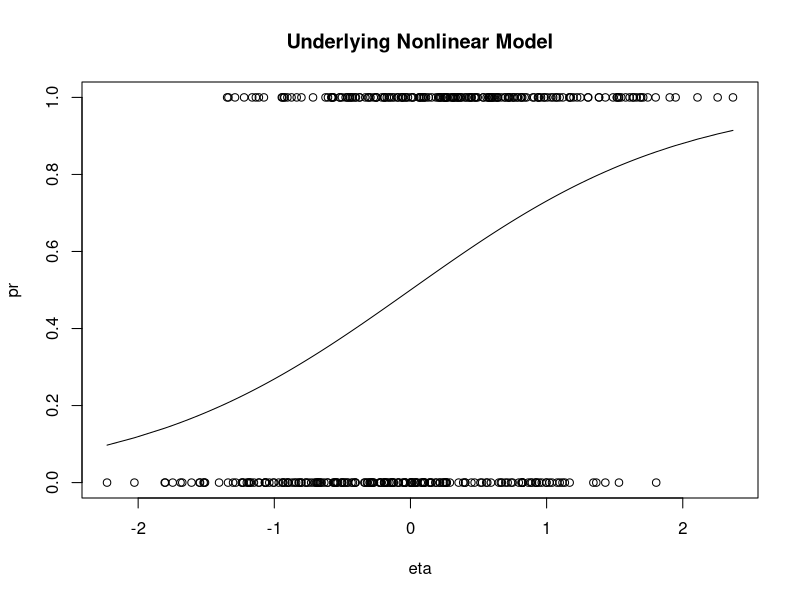
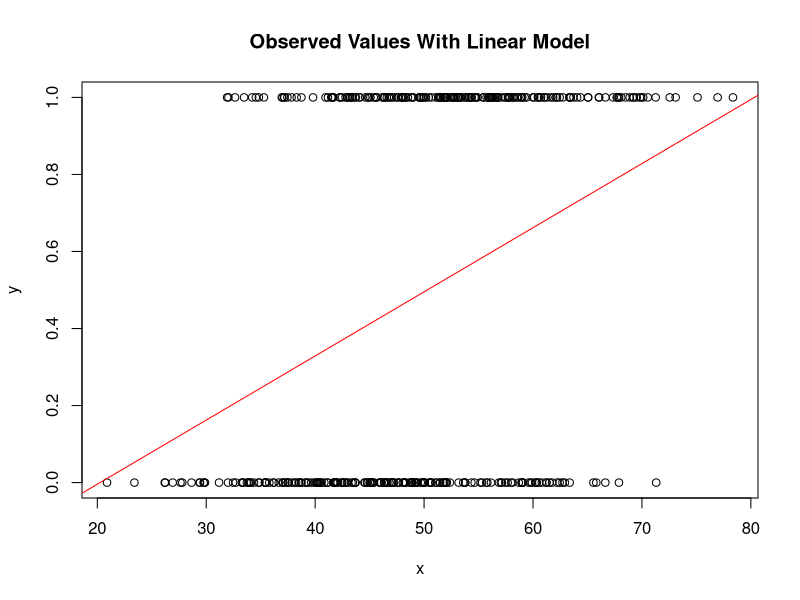
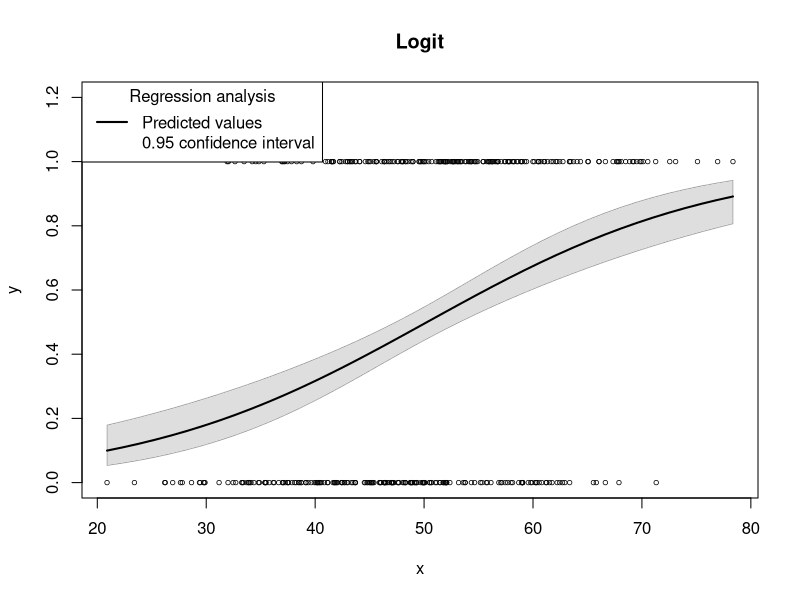
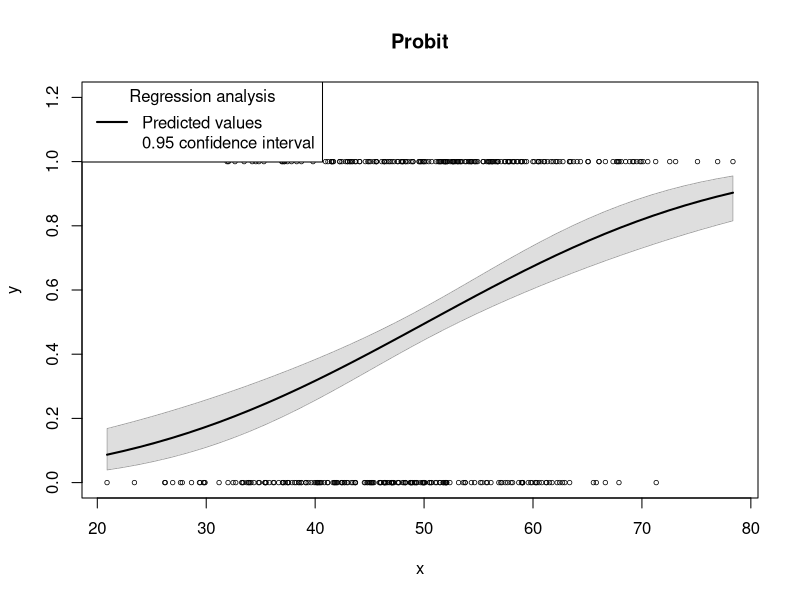
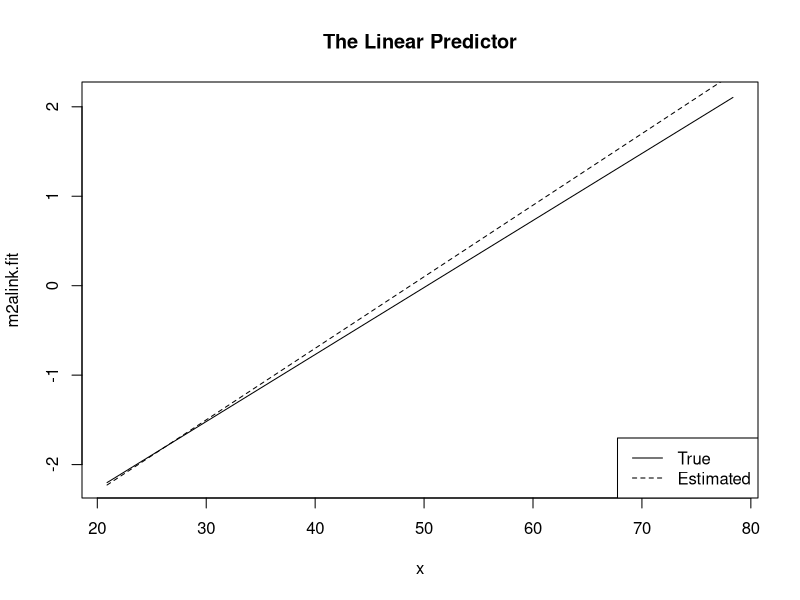
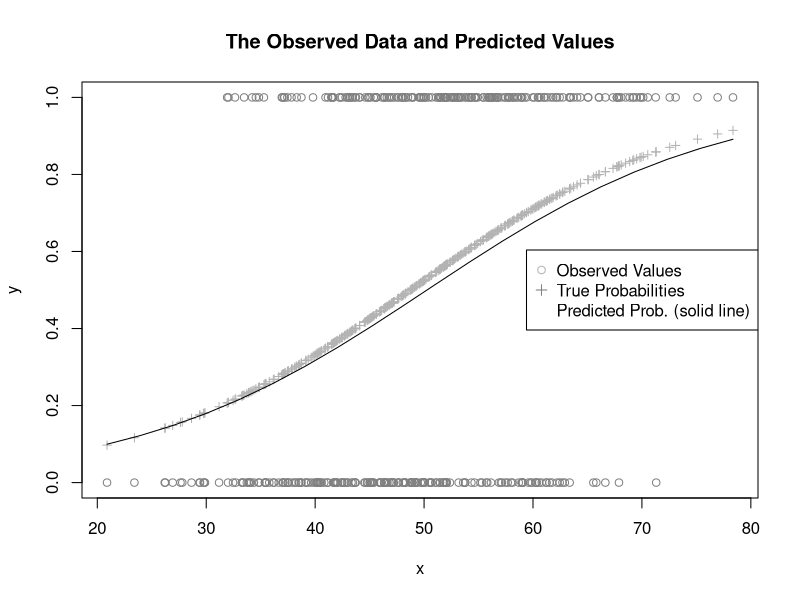
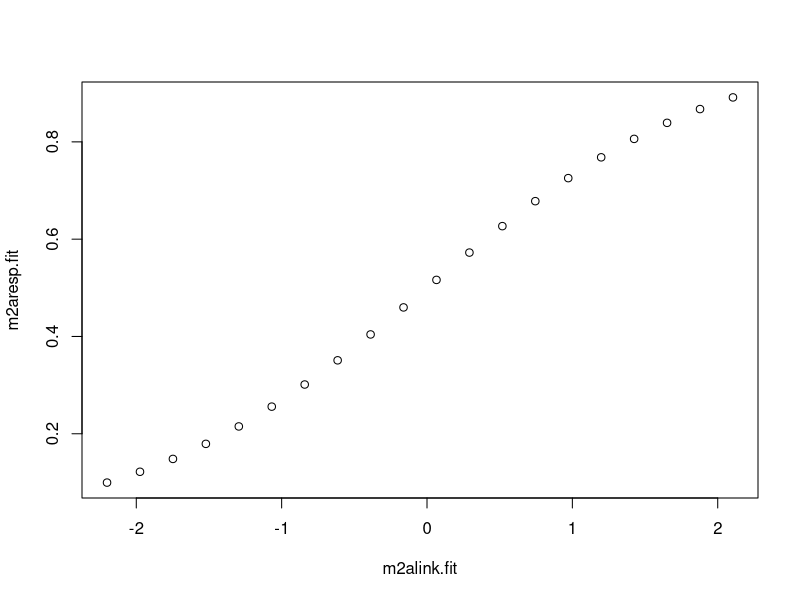

The R script that drew these images, in order:
## Paul Johnson
## 2014-05-02
## Understanding predicted values and creating confidence
## interval for logistic regressions via glm.

## Ever notice that predict for lm has argument "interval"
## but predict for glm does not?

## For a long time, I wondered about what to do about that.  How get
## confidence intervals on predicted values from glm regressions? The
## predict.glm method has no argument interval="conf" or such.  I've
## been checking into that. Apparently, there are many competing
## methods for creating confidence intervals on predicted values. Some
## programs simply ignore the controversy, asserting that one
## particular method ought to be used. Others provide a laundry list
## of methods. Others, avoid it.  I'll make a list, add to the
## end of this code. Will do later.

## Step one is to understand what predict.lm does, then see
## what we can do about predict.glm.

## make up some data suitable for logistic regression.

B0 = -3.9
B1 = 0.08

x <- sort(rnorm(400, m = 50, sd = 10))
eta <- B0 + B1 * x
pr <- 1/(1 + exp(-eta))
y <- rbinom(400, p = pr, size = 1)

dat <- data.frame(x = x, y = y, eta = eta)
rm(x, y, eta) ## clean up!
plot(pr ~ eta, data = dat,  main = "Underlying Nonlinear Model", type = "l", ylim = c(0,1))
points(y ~ eta, data = dat)

m1 <- lm(y ~ x, data = dat)
plot(y ~ x, data = dat, main = "Observed Values With Linear Model")
abline(m1, col = "red")

library(rockchalk)


nd <- newdata(m1, predVals = list(x = plotSeq(dat$x, 20)))
nd[ , c("m1.fit", "m1.lwr", "m1.upr")] <- predict(m1, newdata = nd, type = "response", interval = "conf")


m2a <- glm(y ~ x, data = dat, family = binomial(link = "logit"))
plotCurves(m2a, plotx = "x", interval = "confidence", main = "Logit")

m2b <- glm(y ~ x, data = dat, family = binomial(link = "probit"))
plotCurves(m2b, plotx = "x", interval = "confidence", main = "Probit")

outreg(list("OLS" = m1, "Logit" = m2a, "Probit" = m2b), type = "html", showAIC = TRUE)

m2alink <- predict(m2a, newdata = nd, type = "link", se.fit = TRUE)
m2alink <- as.data.frame(m2alink)
colnames(m2alink) <- paste("m2alink.", colnames(m2alink), sep ="")
nd <- cbind( nd, m2alink)

plot(m2alink.fit ~ x, data = nd, type = "l", main = "The Linear Predictor")
curve(B0 + B1 * x, from = min(nd$x), to = max(nd$x), lty = 2, add = TRUE)
legend("bottomright", legend = c("True", "Estimated"),  lty = 1:2)


m2aresp <- predict(m2a, newdata = nd, type = "response",  se.fit = TRUE)
m2aresp <- as.data.frame(m2aresp)
colnames(m2aresp) <- paste("m2aresp.", colnames(m2aresp), sep ="")
nd <- cbind(nd, m2aresp)


plot(y ~ x, data = dat, col = gray(.50), main = "The Observed Data and Predicted Values")
points(pr ~ x, data = dat, col = gray(.70), cex = 0.8, pch = 3)
lines(m2aresp.fit ~ x, data = nd)
legend("right", legend = c("Observed Values", "True Probabilities", "Predicted Prob. (solid line)"), col = c(gray(.70), gray(.50), 0), pch = c(1,3,0), bg = "white")

##May help to look at that:
View(nd)

plot(m2aresp.fit ~ m2alink.fit, data = nd)
